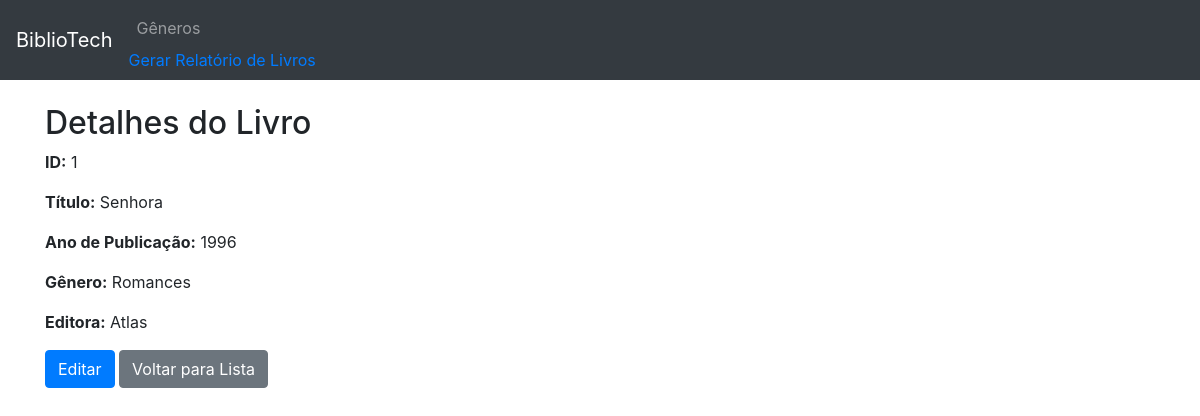
The page /livro/1/ on the database its author committed.
### appmodelo/models.py (models this page shows, shortened)
class Livro(models.Model):
    titulo = models.CharField(max_length=200)
    ano_publicacao = models.IntegerField()
    genero = models.ForeignKey(Genero, on_delete=models.CASCADE)
    editora = models.ForeignKey(Editora, on_delete=models.CASCADE)
    autor = models.ForeignKey(Autor, on_delete=models.CASCADE)

class Genero(models.Model):
    nome = models.CharField(max_length=100)

class Editora(models.Model):
    nome = models.CharField(max_length=100)

### appmodelo/views.py (the view)
# urls.py: path('livro/<int:pk>/', views.detalhes_livro, name='detalhes_livro'),
def detalhes_livro(request, pk):
    livro = get_object_or_404(Livro, pk=pk)
    return render(request, 'detalhes_livro.html', {'livro': livro})

### appmodelo/templates/detalhes_livro.html
{% extends 'base.html' %}
{% block content %}
<h2>Detalhes do Livro</h2>
<p><strong>ID:</strong> {{ livro.id }}</p>
<p><strong>Título:</strong> {{ livro.titulo }}</p>
<p><strong>Ano de Publicação:</strong> {{ livro.ano_publicacao }}</p>
<p><strong>Gênero:</strong> {{ livro.genero.nome }}</p>
<p><strong>Editora:</strong> {{ livro.editora.nome }}</p>
<a href="{% url 'editar_livro' livro.id %}" class="btn btn-primary">Editar</a>
<a href="{% url 'lista_livros' %}" class="btn btn-secondary">Voltar para Lista</a>
{% endblock %}

### rows shown on the page
Livro: id "1", titulo "Senhora", ano_publicacao "1996", genero.nome "Romances", editora.nome "Atlas"
